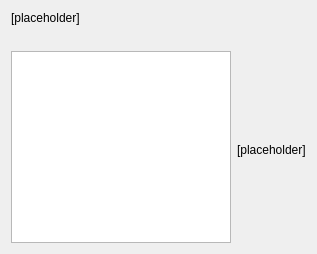
       <widget class="QWidget" name="pg3HazardCategory">
        <layout class="QVBoxLayout" name="verticalLayout_30">
         <item>
          <widget class="QLabel" name="lblSelectHazardCategory">
           <property name="styleSheet">
            <string notr="true">font: 11pt &quot;Ubuntu&quot;;</string>
           </property>
           <property name="text">
            <string>&lt;html&gt;&lt;head/&gt;&lt;body&gt;&lt;p&gt;[placeholder]&lt;/p&gt;&lt;/body&gt;&lt;/html&gt;</string>
           </property>
           <property name="alignment">
            <set>Qt::AlignLeading|Qt::AlignLeft|Qt::AlignTop</set>
           </property>
           <property name="wordWrap">
            <bool>true</bool>
           </property>
          </widget>
         </item>
         <item>
          <spacer name="verticalSpacer_29">
           <property name="orientation">
            <enum>Qt::Vertical</enum>
           </property>
           <property name="sizeType">
            <enum>QSizePolicy::Fixed</enum>
           </property>
           <property name="sizeHint" stdset="0">
            <size>
             <width>20</width>
             <height>20</height>
            </size>
           </property>
          </spacer>
         </item>
         <item>
          <layout class="QGridLayout" name="gridLayout_17">
           <item row="0" column="0" rowspan="2">
            <widget class="QListWidget" name="lstHazardCategories">
             <property name="enabled">
              <bool>true</bool>
             </property>
             <property name="sizePolicy">
              <sizepolicy hsizetype="Fixed" vsizetype="Expanding">
               <horstretch>0</horstretch>
               <verstretch>0</verstretch>
              </sizepolicy>
             </property>
             <property name="minimumSize">
              <size>
               <width>220</width>
               <height>100</height>
              </size>
             </property>
             <property name="maximumSize">
              <size>
               <width>220</width>
               <height>16777215</height>
              </size>
             </property>
            </widget>
           </item>
           <item row="1" column="1">
            <widget class="QLabel" name="lblDescribeHazardCategory">
             <property name="sizePolicy">
              <sizepolicy hsizetype="Expanding" vsizetype="Expanding">
               <horstretch>0</horstretch>
               <verstretch>0</verstretch>
              </sizepolicy>
             </property>
             <property name="styleSheet">
              <string notr="true">font: 11pt &quot;Ubuntu&quot;;</string>
             </property>
             <property name="text">
              <string>[placeholder]</string>
             </property>
             <property name="alignment">
              <set>Qt::AlignLeading|Qt::AlignLeft|Qt::AlignVCenter</set>
             </property>
             <property name="wordWrap">
              <bool>true</bool>
             </property>
            </widget>
           </item>
          </layout>
         </item>
        </layout>
       </widget>
